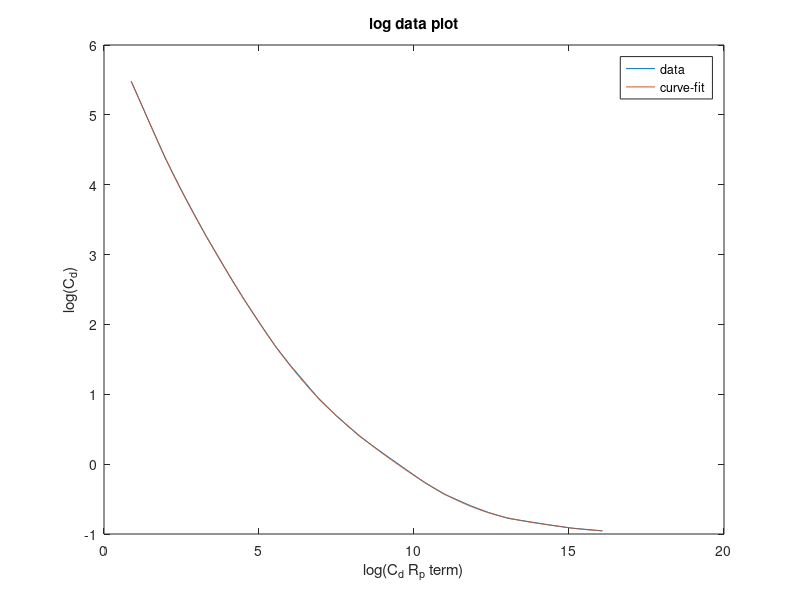

This figure's MATLAB source:
clc
clear
close all

% data(:,1) = C_d
% data(:,2) = C_d_R_p_term
data = [240, 2.4;
        120, 4.8;
        80, 7.2;
        49.5, 12.4;
        36.5, 17.9;
        26.5, 26.5;
        14.6, 58.4;
        10.4, 93.7;
        6.9, 173;
        5.3, 260;
        4.1, 410;
        2.55, 1020;
        2.0, 1800;
        1.5, 3750;
        1.27, 6230;
        1.07, 10700;
        0.77, 30800;
        0.65, 58500;
        0.55, 138000;
        0.5, 245000;
        0.46, 460000;
        0.42, 1680000;
        0.40, 3600000;
        0.385, 9600000];
    
    % this is a highly skewed dataset so we'll take the log of the data
    % and fit a curve to this data instead
    
    log_data = log(data);
    
    % split up into x and y data
    x_data = log_data(:,2);
    y_data = log_data(:,1);
    
    % 'A' matrix for 10th order polynomial
    A = [ones(length(x_data),1), x_data, x_data.^2, x_data.^3, x_data.^4,...
        x_data.^5, x_data.^6, x_data.^7, x_data.^8, x_data.^9, x_data.^10];
    
    % solve for coefficients of polynomial using pseudo-inverse
    x = A \ y_data;
    
    % visualize the curve fit of the data
    t = min(x_data):0.01:max(x_data);
    % t = 0:0.01:20;
    
    y = x(1) + x(2)*t + x(3)*t.^2 + x(4)*t.^3 + x(5)*t.^4 + x(6)*t.^5 +...
        x(7)*t.^6 + x(8)*t.^7 + x(9)*t.^8 + x(10)*t.^9 + x(11)*t.^10;
    
    plot(x_data, y_data, t, y)
    legend('data', 'curve-fit')
    xlabel('log(C_d R_p term)')
    ylabel('log(C_d)')
    title('log data plot')
    % looks pretty good
    
    
    